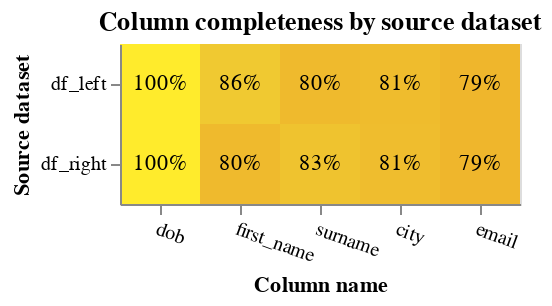

This figure's notebook cell:
### Code cell
linker.completeness_chart(cols=["first_name", "surname", "dob", "city", "email"])

### Figure 1 — Vega-Lite specification as saved in the notebook (floating-point values rounded to 4 significant figures)
{"config": {"view": {"continuousWidth": 400, "continuousHeight": 300}}, "layer": [{"mark": "rect", "encoding": {"color": {"field": "completeness", "legend": null, "scale": {"scheme": "darkred", "zero": true}, "type": "quantitative"}, "tooltip": [{"field": "source_dataset", "title": "Source dataset", "type": "nominal"}, {"field": "total_rows_inc_nulls", "format": ",", "title": "# of records", "type": "quantitative"}, {"field": "column_name", "title": "Column name", "type": "nominal"}, {"field": "total_null_rows", "format": ",", "title": "# of nulls", "type": "quantitative"}, {"field": "completeness", "format": ".1%", "type": "quantitative"}], "x": {"axis": {"labelAngle": 20}, "field": "column_name", "sort": {"field": "mean_comp", "order": "descending"}, "title": "Column name", "type": "nominal"}, "y": {"field": "source_dataset", "title": "Source dataset", "type": "nominal"}}, "title": "Column completeness by source dataset", "transform": [{"joinaggregate": [{"op": "mean", "field": "completeness", "as": "mean_comp"}], "groupby": ["column_name"]}]}, {"mark": {"type": "text"}, "encoding": {"color": {"condition": {"test": "datum['completeness'] < 0.5", "value": "white"}, "value": "black"}, "text": {"field": "completeness", "format": ".0%", "type": "quantitative"}, "x": {"axis": {"labelAngle": 0}, "field": "column_name", "sort": {"field": "mean_comp", "order": "descending"}, "type": "nominal"}, "y": {"field": "source_dataset", "type": "nominal"}}, "transform": [{"joinaggregate": [{"op": "mean", "field": "completeness", "as": "mean_comp"}], "groupby": ["column_name"]}]}], "data": {"name": "data-00a610b9f8501bec149b3218ab0e1353"}, "height": {"step": 40}, "width": {"step": 40}, "$schema": "https://vega.github.io/schema/vega-lite/v5.9.3.json", "datasets": {"data-00a610b9f8501bec149b3218ab0e1353": [{"source_dataset": "df_left", "column_name": "first_name", "total_null_rows": 71, "total_rows_inc_nulls": 500, "completeness": 0.858}, {"source_dataset": "df_right", "column_name": "first_name", "total_null_rows": 98, "total_rows_inc_nulls": 500, "completeness": 0.804}, {"source_dataset": "df_left", "column_name": "surname", "total_null_rows": 98, "total_rows_inc_nulls": 500, "completeness": 0.804}, {"source_dataset": "df_right", "column_name": "surname", "total_null_rows": 83, "total_rows_inc_nulls": 500, "completeness": 0.834}, {"source_dataset": "df_left", "column_name": "dob", "total_null_rows": 0, "total_rows_inc_nulls": 500, "completeness": 1.0}, {"source_dataset": "df_right", "column_name": "dob", "total_null_rows": 0, "total_rows_inc_nulls": 500, "completeness": 1.0}, {"source_dataset": "df_left", "column_name": "city", "total_null_rows": 94, "total_rows_inc_nulls": 500, "completeness": 0.812}, {"source_dataset": "df_right", "column_name": "city", "total_null_rows": 93, "total_rows_inc_nulls": 500, "completeness": 0.814}, {"source_dataset": "df_left", "column_name": "email", "total_null_rows": 105, "total_rows_inc_nulls": 500, "completeness": 0.79}, {"source_dataset": "df_right", "column_name": "email", "total_null_rows": 106, "total_rows_inc_nulls": 500, "completeness": 0.788}]}}
